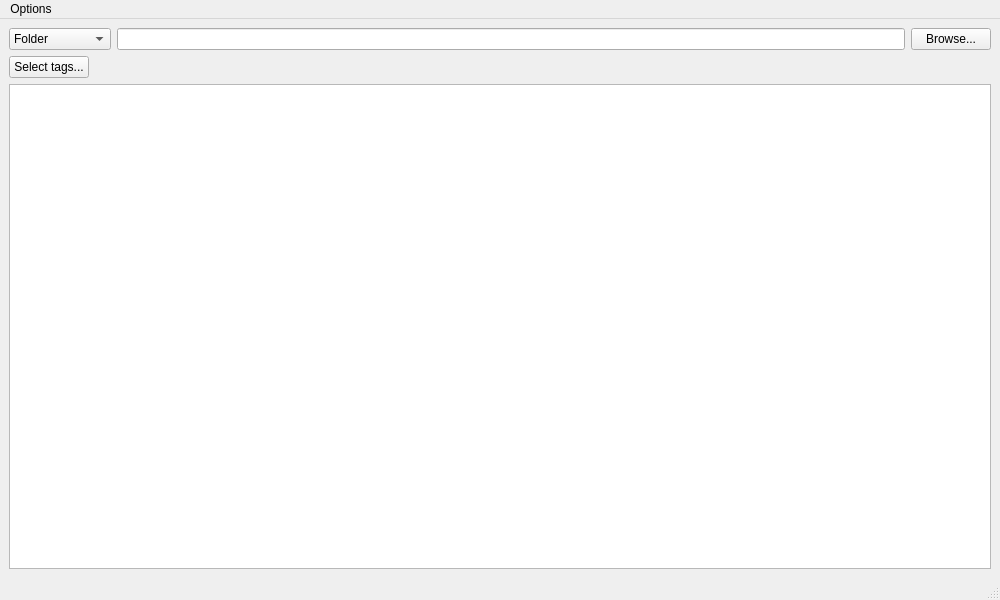
<?xml version="1.0" encoding="UTF-8"?>
<ui version="4.0">
 <class>taggerWindow</class>
 <widget class="QMainWindow" name="taggerWindow">
  <property name="geometry">
   <rect>
    <x>0</x>
    <y>0</y>
    <width>1000</width>
    <height>600</height>
   </rect>
  </property>
  <property name="windowTitle">
   <string>DeClutter: Tagger</string>
  </property>
  <property name="windowIcon">
   <iconset resource="DeClutter.qrc">
    <normaloff>:/images/DeClutter.ico</normaloff>:/images/DeClutter.ico</iconset>
  </property>
  <widget class="QWidget" name="centralwidget">
   <layout class="QGridLayout" name="gridLayout">
    <item row="0" column="0" colspan="2">
     <layout class="QVBoxLayout" name="verticalLayout_2">
      <item>
       <layout class="QHBoxLayout" name="horizontalLayout_3">
        <item>
         <widget class="QComboBox" name="sourceComboBox">
          <item>
           <property name="text">
            <string>Folder</string>
           </property>
          </item>
          <item>
           <property name="text">
            <string>Folder &amp; tags</string>
           </property>
          </item>
          <item>
           <property name="text">
            <string>Tag(s)</string>
           </property>
          </item>
         </widget>
        </item>
        <item>
         <widget class="QLineEdit" name="pathEdit"/>
        </item>
        <item>
         <widget class="QPushButton" name="browseButton_2">
          <property name="text">
           <string>Browse...</string>
          </property>
         </widget>
        </item>
       </layout>
      </item>
      <item>
       <layout class="QHBoxLayout" name="horizontalLayout">
        <item>
         <widget class="QPushButton" name="selectTagsButton">
          <property name="text">
           <string>Select tags...</string>
          </property>
         </widget>
        </item>
        <item>
         <spacer name="horizontalSpacer">
          <property name="orientation">
           <enum>Qt::Horizontal</enum>
          </property>
          <property name="sizeHint" stdset="0">
           <size>
            <width>40</width>
            <height>20</height>
           </size>
          </property>
         </spacer>
        </item>
       </layout>
      </item>
      <item>
       <widget class="QTreeView" name="treeView">
        <property name="rootIsDecorated">
         <bool>false</bool>
        </property>
        <property name="itemsExpandable">
         <bool>false</bool>
        </property>
        <property name="sortingEnabled">
         <bool>true</bool>
        </property>
        <property name="expandsOnDoubleClick">
         <bool>false</bool>
        </property>
       </widget>
      </item>
     </layout>
    </item>
   </layout>
  </widget>
  <widget class="QMenuBar" name="menubar">
   <property name="geometry">
    <rect>
     <x>0</x>
     <y>0</y>
     <width>1000</width>
     <height>21</height>
    </rect>
   </property>
   <widget class="QMenu" name="menuOptions">
    <property name="title">
     <string>Options</string>
    </property>
    <addaction name="actionManage_Tags"/>
   </widget>
   <addaction name="menuOptions"/>
  </widget>
  <widget class="QStatusBar" name="statusbar"/>
  <action name="actionManage_Tags">
   <property name="text">
    <string>Manage Tags</string>
   </property>
  </action>
 </widget>
 <resources>
  <include location="DeClutter.qrc"/>
 </resources>
 <connections/>
</ui>
